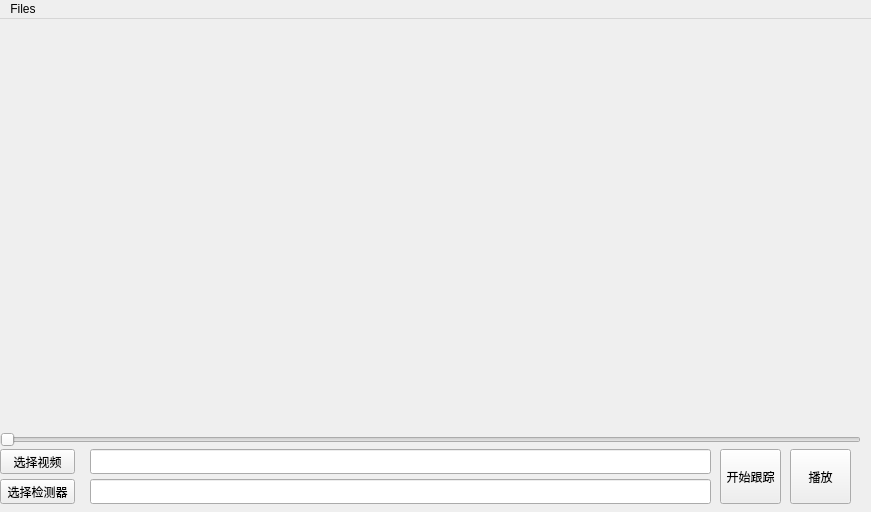
<?xml version="1.0" encoding="UTF-8"?>
<ui version="4.0">
 <class>MainWindow</class>
 <widget class="QMainWindow" name="MainWindow">
  <property name="geometry">
   <rect>
    <x>0</x>
    <y>0</y>
    <width>871</width>
    <height>512</height>
   </rect>
  </property>
  <property name="windowTitle">
   <string>MainWindow</string>
  </property>
  <widget class="QWidget" name="centralwidget">
   <widget class="QWidget" name="videoFrame" native="true">
    <property name="geometry">
     <rect>
      <x>0</x>
      <y>0</y>
      <width>870</width>
      <height>410</height>
     </rect>
    </property>
    <widget class="QLabel" name="showBlock">
     <property name="geometry">
      <rect>
       <x>0</x>
       <y>0</y>
       <width>870</width>
       <height>410</height>
      </rect>
     </property>
     <property name="text">
      <string/>
     </property>
    </widget>
   </widget>
   <widget class="QPushButton" name="selectVideo">
    <property name="geometry">
     <rect>
      <x>0</x>
      <y>430</y>
      <width>75</width>
      <height>25</height>
     </rect>
    </property>
    <property name="text">
     <string>选择视频</string>
    </property>
   </widget>
   <widget class="QPushButton" name="selectDet">
    <property name="geometry">
     <rect>
      <x>0</x>
      <y>460</y>
      <width>75</width>
      <height>25</height>
     </rect>
    </property>
    <property name="text">
     <string>选择检测器</string>
    </property>
   </widget>
   <widget class="QPushButton" name="startTracking">
    <property name="geometry">
     <rect>
      <x>720</x>
      <y>430</y>
      <width>61</width>
      <height>55</height>
     </rect>
    </property>
    <property name="text">
     <string>开始跟踪</string>
    </property>
   </widget>
   <widget class="QLineEdit" name="videoPath">
    <property name="geometry">
     <rect>
      <x>90</x>
      <y>430</y>
      <width>621</width>
      <height>25</height>
     </rect>
    </property>
   </widget>
   <widget class="QSlider" name="videoSlider">
    <property name="geometry">
     <rect>
      <x>0</x>
      <y>410</y>
      <width>861</width>
      <height>22</height>
     </rect>
    </property>
    <property name="orientation">
     <enum>Qt::Horizontal</enum>
    </property>
   </widget>
   <widget class="QLineEdit" name="detectorPath">
    <property name="geometry">
     <rect>
      <x>90</x>
      <y>460</y>
      <width>621</width>
      <height>25</height>
     </rect>
    </property>
   </widget>
   <widget class="QPushButton" name="vidControl">
    <property name="geometry">
     <rect>
      <x>790</x>
      <y>430</y>
      <width>61</width>
      <height>55</height>
     </rect>
    </property>
    <property name="text">
     <string>播放</string>
    </property>
   </widget>
  </widget>
  <widget class="QMenuBar" name="menubar">
   <property name="geometry">
    <rect>
     <x>0</x>
     <y>0</y>
     <width>871</width>
     <height>23</height>
    </rect>
   </property>
   <widget class="QMenu" name="menuFiles">
    <property name="title">
     <string>Files</string>
    </property>
   </widget>
   <addaction name="menuFiles"/>
  </widget>
 </widget>
 <resources/>
 <connections/>
</ui>
